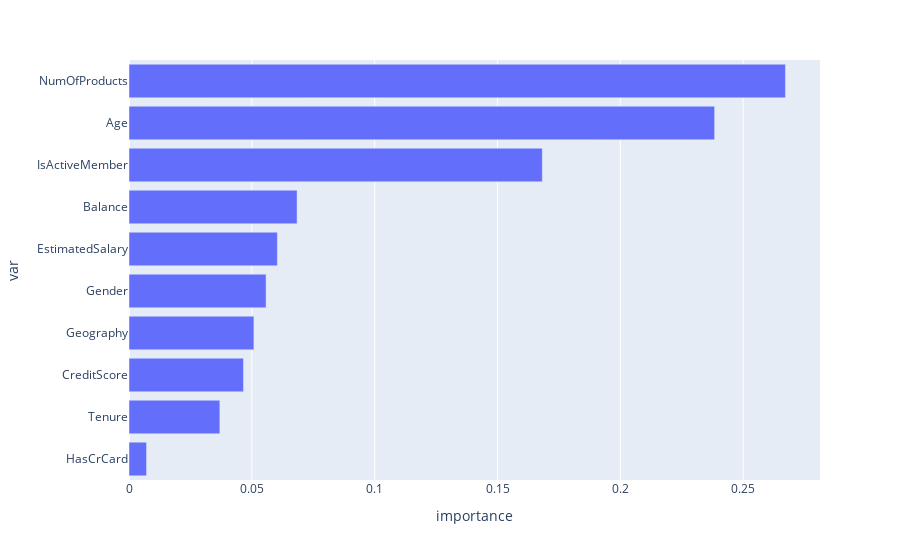

The code cell stored with this chart in its notebook:
### Code cell
featureImportance = pd.DataFrame(data={"var":dataNoOut.columns[3:13],
                                       "importance": decTree.feature_importances_})

print(featureImportance.sort_values(by="importance",ascending=False)['importance'][0:3].sum())
px.bar(data_frame= featureImportance.sort_values(by="importance",ascending=True),x = "importance",y="var", )

### Figure 1 — Plotly figure (JSON) as saved in the notebook; plotly's stock layout.template omitted (floating-point values rounded to 4 significant figures)
{"data": [{"alignmentgroup": "True", "hovertemplate": "importance=%{x}<br>var=%{y}<extra></extra>", "legendgroup": "", "marker": {"color": "#636efa", "pattern": {"shape": ""}}, "name": "", "offsetgroup": "", "orientation": "h", "showlegend": false, "textposition": "auto", "type": "bar", "x": [0.007149, 0.03699, 0.04659, 0.05084, 0.05579, 0.0604, 0.06842, 0.1682, 0.2384, 0.2672], "xaxis": "x", "y": ["HasCrCard", "Tenure", "CreditScore", "Geography", "Gender", "EstimatedSalary", "Balance", "IsActiveMember", "Age", "NumOfProducts"], "yaxis": "y"}], "layout": {"barmode": "relative", "legend": {"tracegroupgap": 0}, "margin": {"t": 60}, "xaxis": {"anchor": "y", "domain": [0, 1], "title": {"text": "importance"}}, "yaxis": {"anchor": "x", "domain": [0, 1], "title": {"text": "var"}}}}
